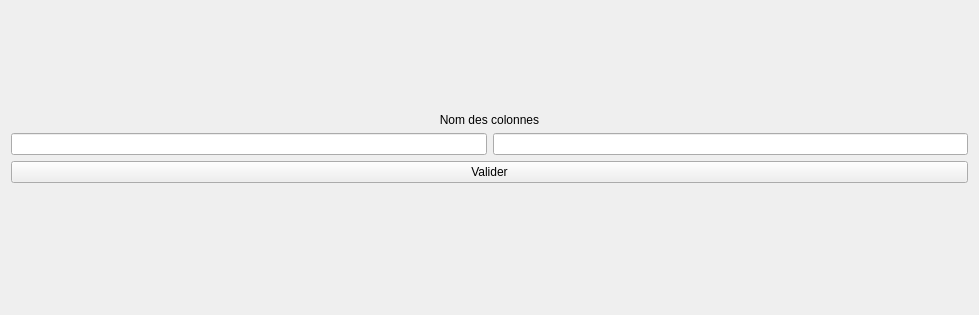
<?xml version="1.0" encoding="UTF-8"?>
<ui version="4.0">
 <class>WidgetNewVocabSecondStep</class>
 <widget class="QWidget" name="WidgetNewVocabSecondStep">
  <property name="geometry">
   <rect>
    <x>0</x>
    <y>0</y>
    <width>979</width>
    <height>315</height>
   </rect>
  </property>
  <property name="windowTitle">
   <string>Form</string>
  </property>
  <layout class="QVBoxLayout" name="verticalLayout_2">
   <item>
    <spacer name="verticalSpacer_2">
     <property name="orientation">
      <enum>Qt::Vertical</enum>
     </property>
     <property name="sizeHint" stdset="0">
      <size>
       <width>20</width>
       <height>40</height>
      </size>
     </property>
    </spacer>
   </item>
   <item>
    <layout class="QVBoxLayout" name="verticalLayout">
     <item>
      <widget class="QLabel" name="label">
       <property name="maximumSize">
        <size>
         <width>16777215</width>
         <height>30</height>
        </size>
       </property>
       <property name="text">
        <string>Nom des colonnes</string>
       </property>
       <property name="alignment">
        <set>Qt::AlignCenter</set>
       </property>
      </widget>
     </item>
     <item>
      <layout class="QHBoxLayout" name="horizontalLayoutForNameColumn">
       <property name="spacing">
        <number>6</number>
       </property>
       <item>
        <widget class="QLineEdit" name="lineEdit"/>
       </item>
       <item>
        <widget class="QLineEdit" name="lineEdit_2"/>
       </item>
      </layout>
     </item>
     <item>
      <widget class="QPushButton" name="pushButton">
       <property name="text">
        <string>Valider</string>
       </property>
      </widget>
     </item>
    </layout>
   </item>
   <item>
    <widget class="QLabel" name="errorLabelForNameColumn">
     <property name="styleSheet">
      <string notr="true">color: red;</string>
     </property>
     <property name="text">
      <string/>
     </property>
     <property name="alignment">
      <set>Qt::AlignCenter</set>
     </property>
    </widget>
   </item>
   <item>
    <spacer name="verticalSpacer">
     <property name="orientation">
      <enum>Qt::Vertical</enum>
     </property>
     <property name="sizeHint" stdset="0">
      <size>
       <width>20</width>
       <height>40</height>
      </size>
     </property>
    </spacer>
   </item>
  </layout>
 </widget>
 <resources/>
 <connections/>
</ui>
